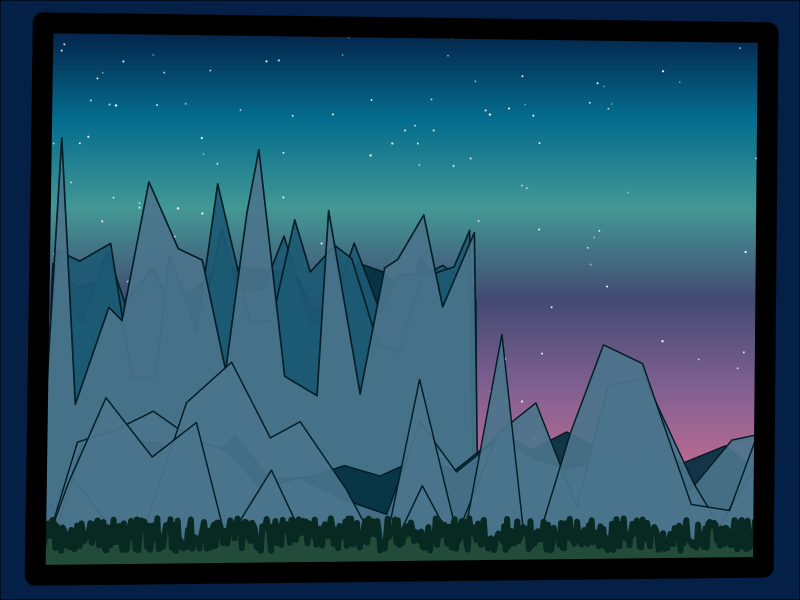

Write R code to recreate this figure.
#====== Day 1 of 25 Days of Rtistry - Nature======#

#Library Load-In====
library(tidyverse)

#Work for the sky====

#Setting a color palette for the sky in the background===
sky_pal <- c("#fdacab","#c66c92","#836193","#434a73","#439895","#046c8e","#042047")

#Creating a function that will create the data for the sky in the background===
# "n" determines how many polygons will fill in the sky background #
sky_maker <- function(n){
  
  #Creating the base of a "skinny" rectangle===
  x <- c(0,10,10,0)
  
  y <- c(0,0,.01,.01)
  
  #Making an empty list to fill with lots of tibbles/data===
  list_back <- list()
  
  #For-loop to iterate "n" amount of tibbles/data frames into our empty list== 
  for(i in seq_along(1:n)){
    list_back[[i]] <- tibble(x = x,
                             y = y + i*.01,
                             group = i)
  }
  return(bind_rows(list_back)) #converts all tibbles in the list into a single data frame#
}

# Using the function to make a sky with 1000 polygons. Storing in an object called "skies"
skies <- sky_maker(1000) %>%
  mutate(fill = rep(colorRampPalette(sky_pal)(1000), each = 4))


#Work for the stars====
#Setting the initial points====
stars_grid <- tibble(crossing(x = seq(0,10, length.out = 100),
                              y = seq(0,10, length.out = 100))) 

#Taking a random sample of 200 rows==
stars <- slice_sample(stars_grid, n = 200)


#Work for the mountain ranges====

# Function that creates one set of mountains====
mountain_ranger <- function(base,height,rows){
  
  #Creating the first foundation the function will build off of==
  foundation <- tibble(x = c(0, base, seq(base,0, length.out = 20)),
                       y = c(0, 0, height, height+sample(seq(-.2,.8,length.out = 100),18, replace = TRUE), 0))
  
  #Creating an empty list to store the data for the generated mountain ranges==
  mountains <- list()
  
  #Using a for-loop to iterate through the data to create the correct number of rows/ranges we want==
  for(i in seq_along(1:rows)){
    mountains[[i]] <- foundation %>%
      mutate(y = abs(y + c(0, 0, i*(sample(seq(-.8,.8,length.out = 100), nrow(foundation) - 3)), 0)),
             group = i)
  }
  
  #Adding the "group" variable to our original foundation that was created earlier==
  foundation <- foundation %>%
    mutate(group = 0)
  
  #Binding the generated mountain data together==
  mountains <- bind_rows(mountains)
  
  #Binding the generated mountain data and the foundation data together into one data frame==
  range <- rbind(foundation,mountains)
  
  #Returning the data frame to the environment==
  return(range)
}

#Using the custom function to make two sets of ranges===
range <- mountain_ranger(6,5,3)
range2 <- mountain_ranger(10,1.8,3)

#Calculating the total amount of ROWS located within EACH group in each set of ranges==
group_n <- nrow(range)/length(unique(range$group))
group_n2 <- nrow(range2)/length(unique(range2$group))

#Calculating the TOTAL number of GROUPS within each set of ranges==
group_total <- length(unique(range$group))
group_total2 <- length(unique(range2$group))

#Creating custom color palettes for each set of ranges==

# Colors for the first range data set==
mountain_pal_range <- sort(rep(sample(c("#011d26","#02303f","#1c5a73","#4a748c"),group_total, 
                                      replace = TRUE), each = group_n))

# Colors for the second range data set==
mountain_pal_range2 <- sort(rep(sample(c("#011d26","#02303f","#1c5a73","#4a748c"),group_total2, 
                                       replace = TRUE), each = group_n2))



#Work for the trees====

#Creating data for our "Trees"===
trees <- tibble(x = c(0, 10, seq(10,0, length.out = 500)), 
                y = c(0, 0, .4, sample(seq(.4,1, length.out = 498)), 0))



#Work for the exterior frame====
frame <- tibble(x = c(0,10,10,0),
                y = c(0,0,10,10))

# Final plot creation====
skies  %>%
  ggplot(aes(x=x,y=y, group = group)) +
  theme_void()+
  theme(panel.background = element_rect(fill = "#042047"))+
  coord_cartesian(xlim = c(0,10), ylim = c(0,10), clip = "on") +
  geom_polygon(fill = colorRampPalette(sky_pal)(nrow(skies))) +
  geom_point(data = stars, aes(x=x,y=y), 
             color = "#ffffff",
             position = position_jitter(width =.05, height = .03), 
             alpha = sample(seq(.2,.9, length.out = 1000),nrow(stars), replace = TRUE),
             size = sample(seq(.02,.2, length.out = 1000),nrow(stars), replace = TRUE), 
             inherit.aes = FALSE)+ 
  geom_polygon(data = range, 
               fill = mountain_pal_range,
               color = "#011D26", 
               size =.56,
               alpha = .9, 
               position = position_jitter(width = .1)) +
  geom_polygon(data = range2, 
               fill = mountain_pal_range2,
               color = "#011D26", 
               size =.5,
               alpha = .9, 
               position = position_jitter(width = .1)) +
  geom_polygon(data = trees, aes(x=x,y=y), 
               color = "#082922", 
               size = 2, 
               fill = "#224b39",
               inherit.aes = FALSE)+
  geom_polygon(data = frame, aes(x=x,y=y), 
               color = "#000000", 
               fill = NA, 
               size = 7, 
               position = position_jitter(width = .1, height = .1),
               inherit.aes = FALSE)